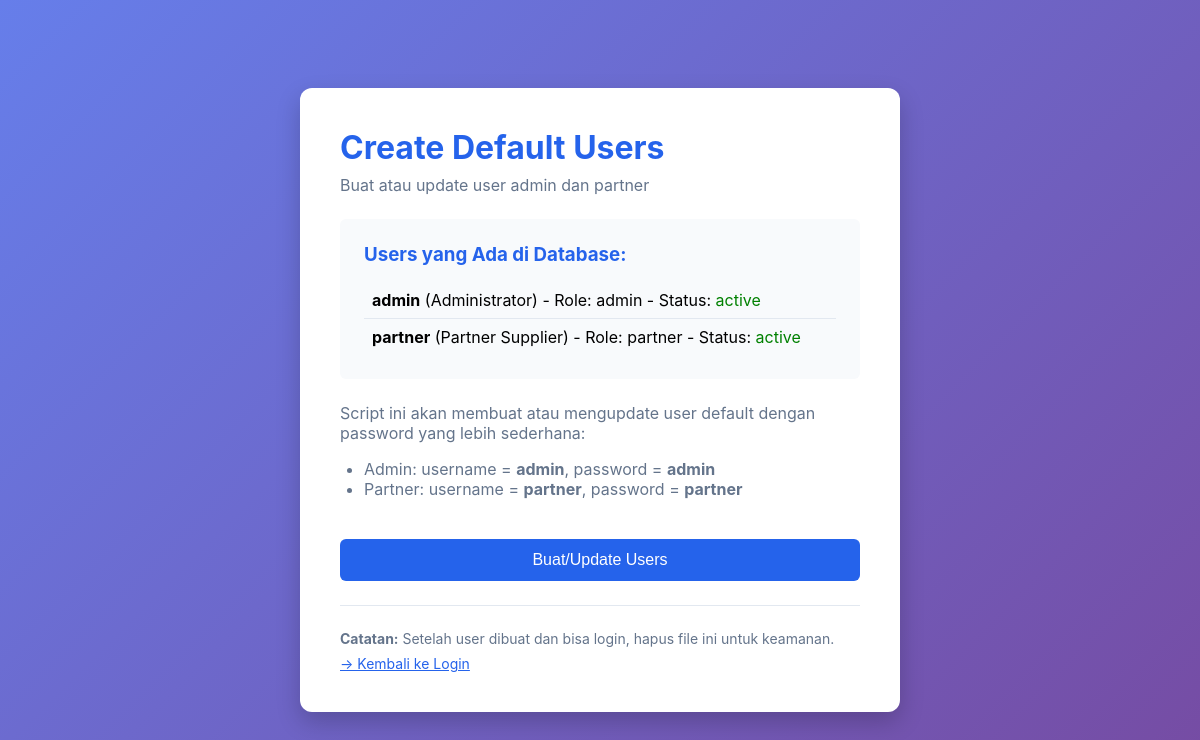
/create_users.php, run on the app's committed database.
### tables this page shows
CREATE TABLE IF NOT EXISTS users (
    id INT AUTO_INCREMENT PRIMARY KEY,
    username VARCHAR(50) UNIQUE NOT NULL,
    password VARCHAR(255) NOT NULL,
    full_name VARCHAR(100) NOT NULL,
    email VARCHAR(100) NOT NULL,
    role ENUM('admin', 'partner') NOT NULL DEFAULT 'partner',
    company_name VARCHAR(200),
    phone VARCHAR(20),
    address TEXT,
    status ENUM('active', 'inactive') DEFAULT 'active',
    created_at TIMESTAMP DEFAULT CURRENT_TIMESTAMP,
    updated_at TIMESTAMP DEFAULT CURRENT_TIMESTAMP ON UPDATE CURRENT_TIMESTAMP,
    INDEX idx_username (username),
    INDEX idx_role (role)
);

### create_users.php (the view, shortened to what this page needs)
<?php
$existing_users = [];
try {
    $pdo = getDBConnection();
    $stmt = $pdo->query("SELECT username, full_name, role, status FROM users ORDER BY role, username");
    $existing_users = $stmt->fetchAll();
} catch (Exception $e) {
}
?>
<!DOCTYPE html>
<html lang="id">
<head>
</head>
<body>
    <div class="card">
        <h1>Create Default Users</h1>
        <p class="subtitle">Buat atau update user admin dan partner</p>
        <?php if (!empty($existing_users)): ?>
            <div class="info-box">
                <h3>Users yang Ada di Database:</h3>
                <ul class="user-list">
                    <?php foreach ($existing_users as $user): ?>
                        <li>
                            <strong><?php echo htmlspecialchars($user['username']); ?></strong>
                            (<?php echo htmlspecialchars($user['full_name']); ?>)
                            - Role: <?php echo htmlspecialchars($user['role']); ?>
                            - Status: <span style="color: <?php echo $user['status'] === 'active' ? 'green' : 'red'; ?>;">
                                <?php echo htmlspecialchars($user['status']); ?>
                            </span>
                        </li>
                    <?php endforeach; ?>
                </ul>
            </div>
        <?php endif; ?>
        <form method="POST">
            <p style="margin-bottom: 1rem; color: #64748b;">
                Script ini akan membuat atau mengupdate user default dengan password yang lebih sederhana:
            </p>
            <ul style="margin-left: 1.5rem; margin-bottom: 1.5rem; color: #64748b;">
                <li>Admin: username = <strong>admin</strong>, password = <strong>admin</strong></li>
                <li>Partner: username = <strong>partner</strong>, password = <strong>partner</strong></li>
            </ul>
            <button type="submit" class="btn">Buat/Update Users</button>
        </form>
        <div style="margin-top: 1.5rem; padding-top: 1.5rem; border-top: 1px solid #e2e8f0;">
            <p style="font-size: 0.875rem; color: #64748b;">
                <strong>Catatan:</strong> Setelah user dibuat dan bisa login, hapus file ini untuk keamanan.
            </p>
            <p style="font-size: 0.875rem; color: #64748b; margin-top: 0.5rem;">
                <a href="index.php" style="color: #2563eb;">→ Kembali ke Login</a>
            </p>
        </div>
    </div>
</body>
</html>

### create_users.php (style rules this page uses)
* { margin: 0; padding: 0; box-sizing: border-box; }
body { font-family: -apple-system, BlinkMacSystemFont, 'Segoe UI', Roboto, sans-serif; background: linear-gradient(135deg, #667eea 0%, #764ba2 100%); min-height: 100vh; display: flex; align-items: center; justify-content: center; padding: 2rem; }
.card { background: white; border-radius: 12px; box-shadow: 0 10px 25px rgba(0,0,0,0.2); padding: 2.5rem; max-width: 600px; width: 100%; }
h1 { color: #2563eb; margin-bottom: 0.5rem; }
.subtitle { color: #64748b; margin-bottom: 1.5rem; }
.btn { display: inline-block; padding: 0.75rem 1.5rem; background: #2563eb; color: white; border: none; border-radius: 6px; cursor: pointer; font-size: 1rem; width: 100%; margin-top: 1rem; }
.info-box { background: #f8fafc; padding: 1.5rem; border-radius: 6px; margin: 1.5rem 0; }
.info-box h3 { margin-bottom: 1rem; color: #2563eb; }
.user-list { list-style: none; padding: 0; }
.user-list li { padding: 0.5rem; border-bottom: 1px solid #e2e8f0; }
.user-list li:last-child { border-bottom: none; }

### data on the page
users: username "admin", full_name "Administrator", role "admin", status "active"
users: username "partner", full_name "Partner Supplier", role "partner", status "active"
